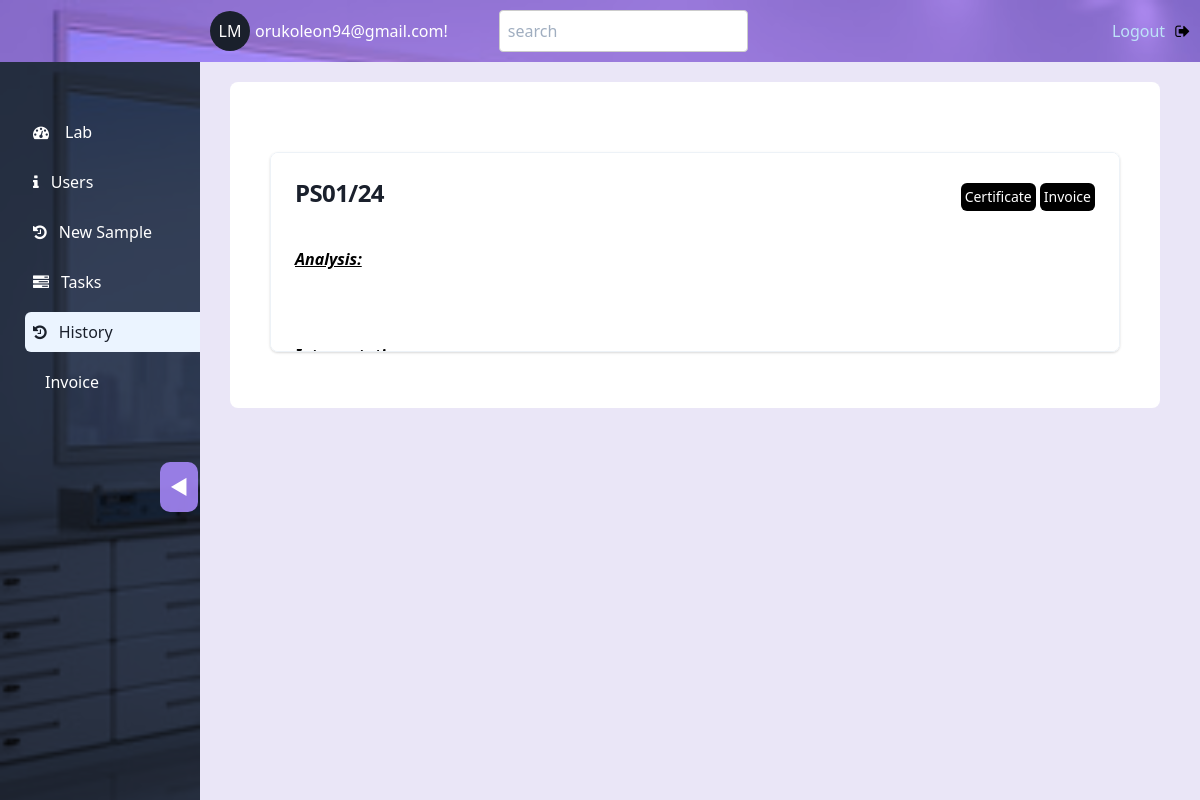
Page /management/history/ (signed in) on the earlier database version.
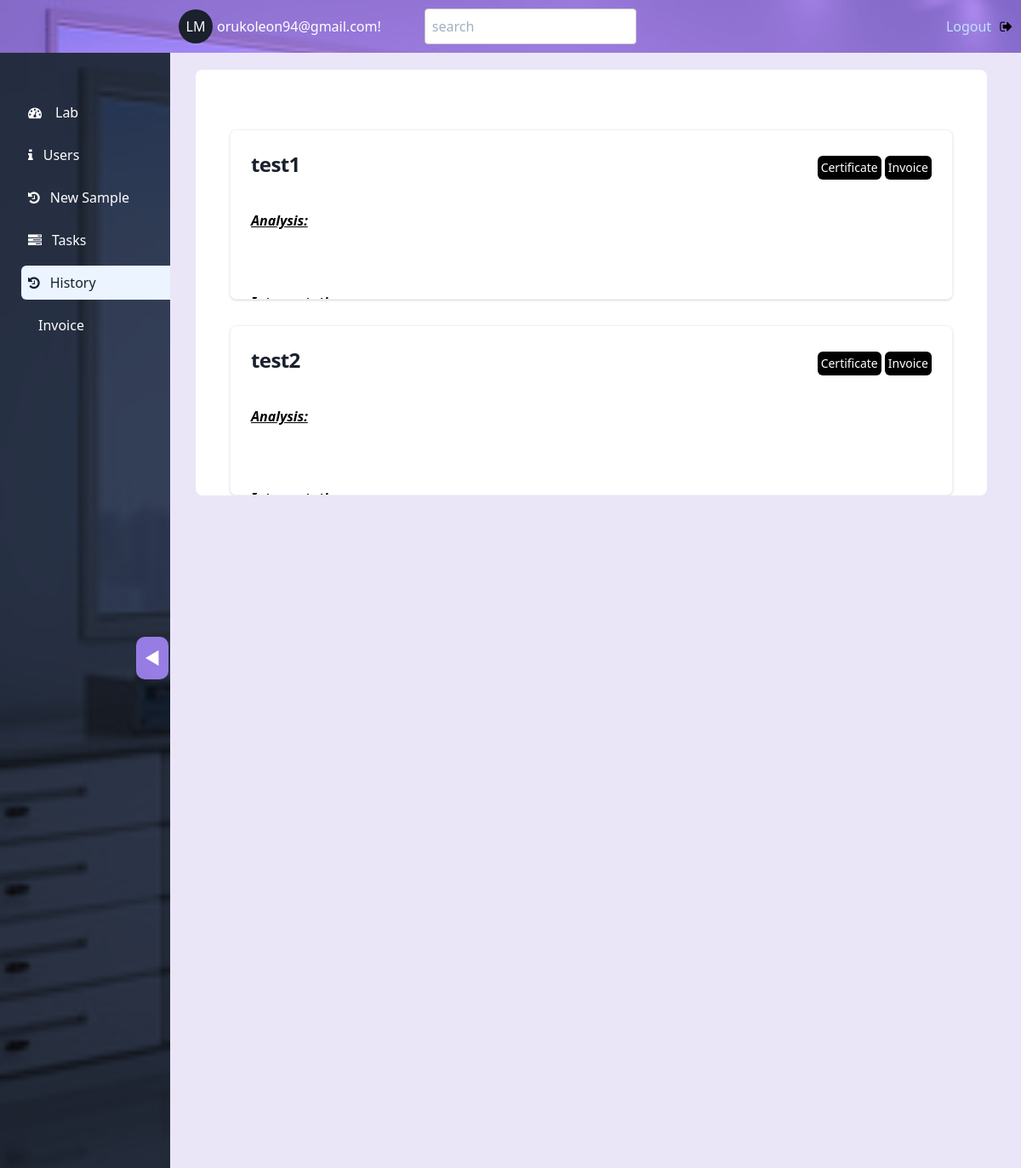
Same page on the later database version.
### core/models.py (models this page shows, shortened)
class Sample(models.Model):
    REGISTRATION = 'registration'
    ANALYST_TASK = 'analysis'
    AGRONOMIST_TASK = 'recommendation'
    LAB_MANAGER_TASK = 'processing'
    COMPLETE='complete'
    STAGE_CHOICES = [
        (REGISTRATION, 'Registration stage'),
        (ANALYST_TASK, 'Analysis stage'),
        (AGRONOMIST_TASK, 'Recommendation stage'),
        (LAB_MANAGER_TASK, 'Processing stage'),
        (COMPLETE,'Complete')
    ]
    CHEMICAL='Chemical'
    MICROBIO='Microbiology'
    FULL='Full'
    TEST_CHOICES=[
        (CHEMICAL,'Chemical Analysis'),
        (MICROBIO,'Microbiology'),
        (FULL,'Full analysis')
    ]
    sample_id = models.CharField(max_length=20, unique=True)
    sample_name = models.CharField(max_length=100)
    test_id = models.CharField(max_length=100,choices=TEST_CHOICES,default=CHEMICAL)
    customer = models.ForeignKey(Clients,on_delete=models.SET_NULL,null=True)
    date_of_registration = models.DateField(default=timezone.now)
    registered_by = models.ForeignKey(settings.AUTH_USER_MODEL, on_delete=models.CASCADE)
    stage = models.CharField(max_length=20, choices=STAGE_CHOICES, default=REGISTRATION)

### management/views.py (the view)
# urls.py: path('history/', views.past_analysis, name='history'),
@login_required
@role_required([CustomUsers.LAB_MANAGER])
def history(request):
    history = Sample.objects.filter(stage=Sample.COMPLETE).select_related('chemical','microbio','full',)
    return render(request, 'management/history.html',{'history': history})

### core/decorator.py (called while the page is built)
def role_required(roles):
    def decorator(view_func):
        @wraps(view_func)
        def _wrapped_view(request, *args, **kwargs):
            user = request.user
            if user.is_authenticated and hasattr(user, 'post'):
                user_role = user.post
                if user_role in roles:
                    return view_func(request, *args, **kwargs)
            return HttpResponseForbidden("You don't have permission to access this page.")
        return _wrapped_view
    return decorator

### management/templates/management/history.html (shortened to what this page needs)
{% extends 'management/base.html' %}
{% block content %}
{% load static %}
<link href="https://unpkg.com/tailwindcss@^1.0/dist/tailwind.min.css" rel="stylesheet">
<div class="conten bg-white p-10 rounded-lg">
    {% if history %}
        {% for task in history %}
        <div class="conten_i w-full p-6  bg-white border border-gray-200 rounded-lg shadow dark:bg-gray-800 dark:border-gray-700 mb-4">
            <h5 class="flex justify-between  mb-2 text-2xl font-bold tracking-tight text-gray-900 dark:text-white">{{ task.sample_id }} <span><button onclick="openPrintPage('{% url 'recommedation:recommedation_cert' sample_id=task.sample_id %}')" class="bg-black m-30 rounded-md p-1 m-1 text-white font-thin text-sm">Certificate</button><button onclick="openPrintPage('{% url 'management:invoice'%}')" class="bg-black m-30 rounded-md p-1 text-white font-thin text-sm">Invoice</button></span></h5>
            <br>
            <i><b><u>Analysis:</u></b></i>
            <br><br>
            {% include 'analysis/water_chemical.html' with sample=task.chemical %}
            {% include 'analysis/water_chemical.html' with sample=task.microbio %}
            {% include 'analysis/water_chemical.html' with sample=task.full %}
            <br><br>
            <span>
                <i><b><u>Interpretation:</u></b></i>
                <br>
            </span>
            <br><br>
            <br>
        </div>
        {% endfor %}
    {% else %}
    <div class="w-full p-6 bg-white border border-gray-200 rounded-lg shadow dark:bg-gray-800 dark:border-gray-700">
        <h5 class="mb-2 text-2xl font-bold tracking-tight text-gray-900 dark:text-white">No History Available</h5>
    </div>
    {% endif %}
</div>
{% endblock %}

Differences in the rows shown:
removed Sample: sample_id "PS01/24"
added Sample: sample_id "test1"
added Sample: sample_id "test2"
